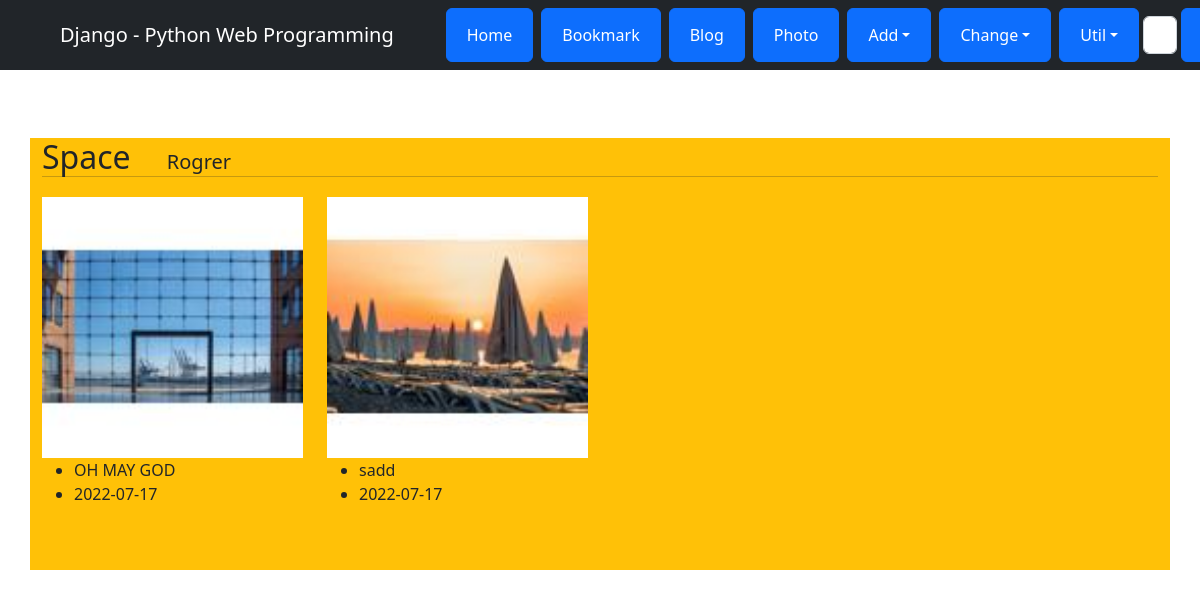
The app's page /photo/album/12/ with its own data.
### photo/models.py (models this page shows, shortened)
class Album(models.Model):
    name = models.CharField(max_length = 30)
    description = models.CharField('One Line Description', max_length=100, blank=True)
    owner = models.ForeignKey('auth.User', on_delete=models.CASCADE, verbose_name ='OWNER', blank=True, null= True)
    class Meta:
        ordering = ('name',)

class Photo(models.Model):
    album = models.ForeignKey(Album, on_delete=models.CASCADE)
    title = models.CharField('TITLE', max_length=30)
    description = models.TextField('Photo Description', blank=True)
    image = ThumbnailImageField(upload_to='photo')
    upload_dt = models.DateTimeField('Upload Date', auto_now_add=True)
    owner = models.ForeignKey('auth.User', on_delete=models.CASCADE, verbose_name ='OWNER', blank=True, null= True)
    class Meta:
        ordering =('title',)
    def get_absolute_url(self):
        return reverse('photo:photo_detail', args=(self.id,))

### photo/views.py (the view)
# urls.py: path('album/<int:pk>/', views.AlbumDV.as_view(), name= 'album_detail'),
class AlbumDV(DetailView):
    model = Album

### photo/fields.py (called while the page is built)
    def _add_thumb(self, s):
        parts = s.split(".")
        parts.insert(-1,"thumb")
        if parts[-1].lower() not in ['jpeg', 'jpg']:
            parts[-1] = 'jpg'
        return ".".join(parts)

    @property
    def thumb_url(self):
        return self._add_thumb(self.url)

### photo/templates/photo/album_detail.html (shortened to what this page needs)
{% extends "base.html" %}
{% block content %}
    <div class="mt-5">
            <span class ="h2">{{ object.name }}&emsp;</span>
            <span class ="h5 font-italic"> {{ object.description }}</span>
    </div>
    <hr style="margin:0 0 20px 0;">
    <div class = "row">
        {% for photo in object.photo_set.all %}
        <div class="col-md-3 mb-5">
            <div class ="thumbnail">
                <a href = "{{ photo.get_absolute_url }}">
                    <img src="{{ photo.image.thumb_url }}" style="width:100%;">
                </a>
            </div>
            <ul>
                <li class ="font-italic"> {{ photo.title }}</li>
                <li class = "font-italic"> {{ photo.upload_dt|date:"Y-m-d" }}</li>
            </ul>
        </div>
        {% endfor %}
    </div>
{% endblock %}

### templates/base.html (style rules this page uses)
body { padding-top: 90px; }

### records on screen
Album: name "Space", description "Rogrer"
Photo: shows a picture, title "OH MAY GOD", upload_dt "2022-07-17"
Photo: shows a picture, title "sadd", upload_dt "2022-07-17"
